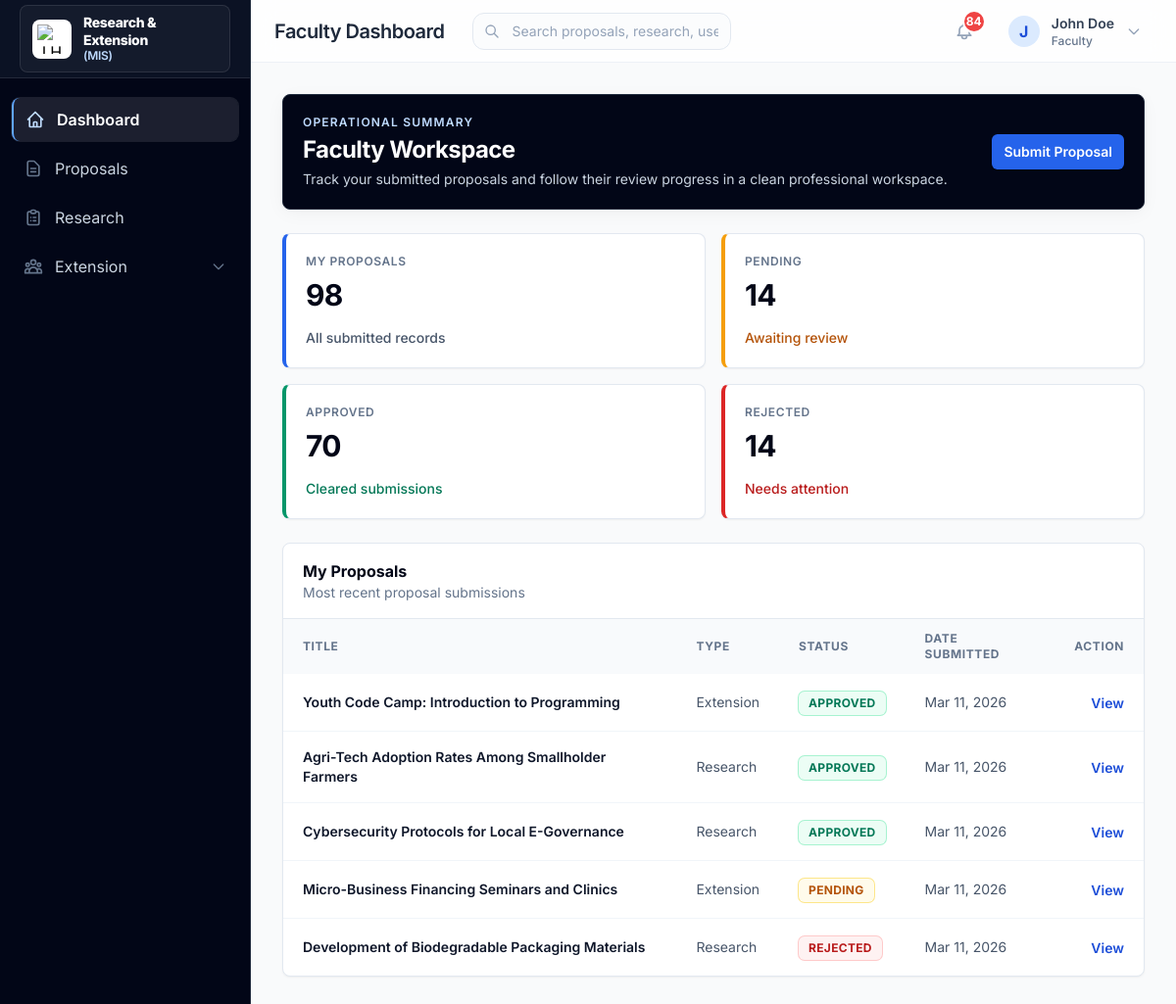
Page /dashboard/dashboard/ (signed in) on the earlier database version.
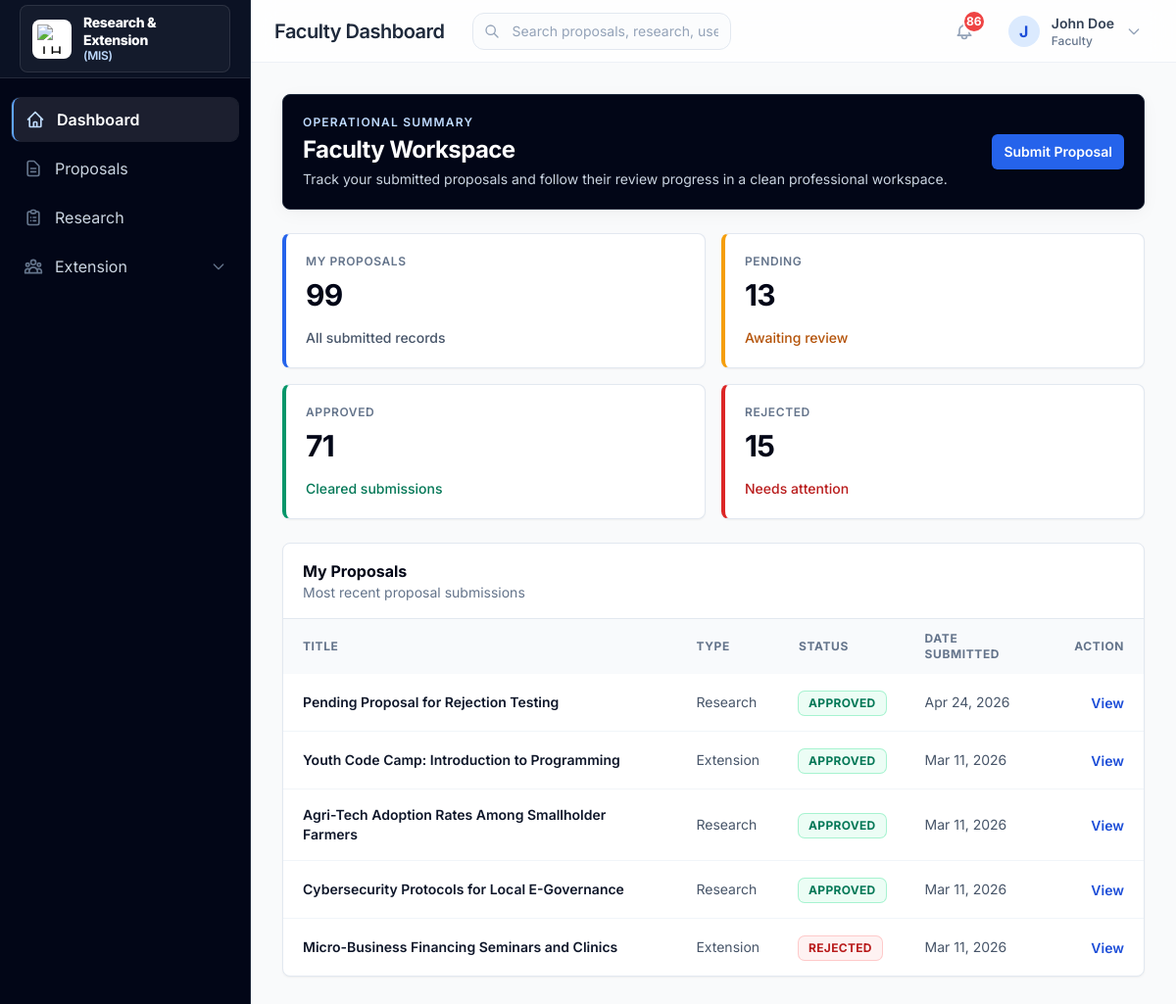
Same page on the later database version.
### proposals/models.py (models this page shows, shortened)
class Proposal(models.Model):
    title = models.CharField(max_length=255)
    abstract = models.TextField()
    full_description = models.TextField()
    proposal_type = models.CharField(
        max_length=20,
        choices=ProposalType.choices,
        default=ProposalType.RESEARCH
    )
    faculty_author = models.ForeignKey(
        settings.AUTH_USER_MODEL,
        on_delete=models.CASCADE,
        related_name='proposals_authored'
    )
    research_staff = models.ForeignKey(
        settings.AUTH_USER_MODEL,
        on_delete=models.SET_NULL,
        null=True,
        blank=True,
        related_name='proposals_research'
    )
    date_submitted = models.DateTimeField(auto_now_add=True)
    date_updated = models.DateTimeField(auto_now=True)
    proposal_document = models.FileField(upload_to='proposals/documents/', blank=True, null=True)
    budget_pdf = models.FileField(upload_to='proposals/budgets/', blank=True, null=True)
    supporting_image = models.ImageField(upload_to='proposals/images/', blank=True, null=True)
    status = models.CharField(
        max_length=20,
        choices=ProposalStatus.choices,
        default=ProposalStatus.PENDING
    )
    reviewed_by = models.ForeignKey(
        settings.AUTH_USER_MODEL,
        on_delete=models.SET_NULL,
        null=True,
        blank=True,
        related_name='proposals_reviewed'
    )
    review_notes = models.TextField(blank=True)
    reviewed_at = models.DateTimeField(blank=True, null=True)
    class Meta:
        ordering = ['-date_submitted']
        verbose_name = 'Proposal'
        verbose_name_plural = 'Proposals'

### portal/views.py (the view)
# urls.py: path('dashboard/', views.dashboard, name='dashboard'),
@login_required
def dashboard(request: HttpRequest) -> HttpResponse:
    user = request.user
    if user.is_admin:
        return admin_dashboard(request)
    elif user.is_faculty:
        return faculty_dashboard(request)
    elif user.is_research_staff:
        return research_dashboard(request)
    elif user.is_extension_staff:
        return extension_dashboard(request)
    return redirect('login')

### portal/views.py (called while the page is built)
def faculty_dashboard(request: HttpRequest) -> HttpResponse:
    user = request.user
    my_proposals = Proposal.objects.filter(faculty_author=user)
    pending_proposals = my_proposals.filter(status=ProposalStatus.PENDING).count()
    approved_proposals = my_proposals.filter(status=ProposalStatus.APPROVED).count()
    rejected_proposals = my_proposals.filter(status=ProposalStatus.REJECTED).count()
    my_research = ResearchRecord.objects.filter(
        Q(lead_researcher=user) | Q(co_researchers=user)
    ).count()
    context = {
        'my_proposals': my_proposals[:5],
        'total_proposals': my_proposals.count(),
        'pending_proposals': pending_proposals,
        'approved_proposals': approved_proposals,
        'rejected_proposals': rejected_proposals,
        'my_research': my_research,
    }
    return render(request, 'portal/faculty_dashboard.html', context)

### users/models.py (called while the page is built)
    @property
    def is_admin(self):
        return self.role == UserRole.ADMIN or self.is_superuser

    @property
    def is_faculty(self):
        return self.role == UserRole.FACULTY

    @property
    def is_research_staff(self):
        return self.role == UserRole.RESEARCH_STAFF

### templates/portal/faculty_dashboard.html (shortened to what the changed rows need)
{% extends 'base.html' %}
{% block page_title %}Faculty Dashboard{% endblock %}
{% block content %}
<section data-dashboard-shell data-dashboard-variant="executive-clean" class="space-y-6">
    <div class="overflow-hidden rounded-lg border border-slate-800 bg-slate-950 shadow-soft">
        <div class="flex flex-col gap-4 px-5 py-5 sm:flex-row sm:items-center sm:justify-between">
            <div>
                <h1 class="mt-1 text-2xl font-bold tracking-tight text-white">Faculty Workspace</h1>
            </div>
        </div>
    </div>
    <div class="grid grid-cols-1 gap-4 sm:grid-cols-2 xl:grid-cols-4">
        <div class="metric-card rounded-lg border border-slate-200 border-l-4 border-l-blue-600 bg-white p-5 shadow-sm">
            <p class="text-xs font-semibold uppercase tracking-wider text-slate-500">My Proposals</p>
            <p class="mt-2 text-3xl font-bold tracking-tight text-slate-950">{{ total_proposals }}</p>
            <p class="mt-4 text-sm font-medium text-slate-600">All submitted records</p>
        </div>
        <div class="metric-card rounded-lg border border-slate-200 border-l-4 border-l-amber-500 bg-white p-5 shadow-sm">
            <p class="text-xs font-semibold uppercase tracking-wider text-slate-500">Pending</p>
            <p class="mt-2 text-3xl font-bold tracking-tight text-slate-950">{{ pending_proposals }}</p>
            <p class="mt-4 text-sm font-medium text-amber-700">Awaiting review</p>
        </div>
        <div class="metric-card rounded-lg border border-slate-200 border-l-4 border-l-emerald-600 bg-white p-5 shadow-sm">
            <p class="text-xs font-semibold uppercase tracking-wider text-slate-500">Approved</p>
            <p class="mt-2 text-3xl font-bold tracking-tight text-slate-950">{{ approved_proposals }}</p>
            <p class="mt-4 text-sm font-medium text-emerald-700">Cleared submissions</p>
        </div>
        <div class="metric-card rounded-lg border border-slate-200 border-l-4 border-l-red-600 bg-white p-5 shadow-sm">
            <p class="text-xs font-semibold uppercase tracking-wider text-slate-500">Rejected</p>
            <p class="mt-2 text-3xl font-bold tracking-tight text-slate-950">{{ rejected_proposals }}</p>
            <p class="mt-4 text-sm font-medium text-red-700">Needs attention</p>
        </div>
    </div>
    <div class="overflow-hidden rounded-lg border border-slate-200 bg-white shadow-sm">
        <div class="flex items-center justify-between border-b border-slate-200 px-5 py-4">
            <div>
                <h2 class="text-base font-bold text-slate-950">My Proposals</h2>
            </div>
        </div>
        <div class="overflow-x-auto">
            <table class="w-full min-w-[720px] text-left">
                <thead class="bg-slate-50 text-xs font-bold uppercase tracking-wider text-slate-500">
                    <tr>
                        <th class="px-5 py-3">Title</th>
                        <th class="px-5 py-3">Type</th>
                        <th class="px-5 py-3">Status</th>
                        <th class="px-5 py-3">Date Submitted</th>
                        <th class="px-5 py-3 text-right">Action</th>
                    </tr>
                </thead>
                <tbody class="divide-y divide-slate-100">
                    {% for proposal in my_proposals %}
                    <tr class="transition hover:bg-slate-50">
                        <td class="px-5 py-4 text-sm font-semibold text-slate-900">{{ proposal.title }}</td>
                        <td class="px-5 py-4 text-sm text-slate-600">{{ proposal.get_proposal_type_display }}</td>
                        <td class="px-5 py-4">
                            <span class="inline-flex items-center rounded-md px-2.5 py-1 text-xs font-bold uppercase tracking-wide
                                {% if proposal.status == 'PENDING' %}bg-amber-50 text-amber-700 ring-1 ring-amber-200
                                {% elif proposal.status == 'APPROVED' %}bg-emerald-50 text-emerald-700 ring-1 ring-emerald-200
                                {% else %}bg-red-50 text-red-700 ring-1 ring-red-200{% endif %}">
                                {{ proposal.get_status_display }}
                            </span>
                        </td>
                        <td class="px-5 py-4 text-sm text-slate-600">{{ proposal.date_submitted|date:"M d, Y" }}</td>
                        <td class="px-5 py-4 text-right">
                            <a href="{% url 'proposal_detail' proposal.pk %}" class="text-sm font-semibold text-blue-700 hover:text-blue-800">View</a>
                        </td>
                    </tr>
                    {% empty %}
                    <tr>
                        <td colspan="5" class="px-5 py-10 text-center text-sm text-slate-500">No proposals yet. Submit your first proposal to begin tracking it here.</td>
                    </tr>
                    {% endfor %}
                </tbody>
            </table>
        </div>
    </div>
</section>
{% endblock %}

### templates/base.html (shortened to what the changed rows need)
{% load static %}
<!DOCTYPE html>
<html lang="en">
<head>
    <script src="https://cdn.tailwindcss.com"></script>
</head>
<body class="bg-gray-50" x-data="{ sidebarOpen: false }">
    {% if user.is_authenticated %}
    <div class="flex h-screen">
        <aside data-sidebar-variant="executive-clean"
            :class="sidebarOpen ? 'translate-x-0 shadow-2xl' : '-translate-x-full'"
            class="fixed inset-y-0 left-0 z-50 w-64 bg-slate-950 border-r border-slate-800 transform transition-transform duration-300 ease-in-out lg:relative lg:translate-x-0 lg:shadow-sm flex flex-col"
        >
            <div class="flex items-center justify-between h-20 px-5 border-b border-white/10 bg-slate-900/70">
                <div class="flex items-center gap-3 min-w-0 rounded-lg border border-white/10 bg-white/[0.04] px-3 py-2 shadow-sm">
                    <h1 class="text-sm font-extrabold text-white leading-tight tracking-tight">
                        Research &amp; Extension
                        <span class="block text-xs font-semibold text-blue-200">(MIS)</span>
                    </h1>
                </div>
            </div>
        </aside>
        <div class="flex-1 flex flex-col min-w-0">
            <header class="bg-white/80 backdrop-blur-md border-b border-slate-200/60 sticky top-0 z-30 h-16 flex flex-col justify-center">
                <div class="flex items-center justify-between px-4 sm:px-6">
                    <div class="flex items-center gap-3">
                        <h2 class="text-xl font-semibold text-slate-800 tracking-tight hidden lg:block leading-none">{% block page_title %}Dashboard{% endblock %}</h2>
                    </div>
                    <div class="flex items-center gap-4">
                        <div class="relative" x-data="{ notifyOpen: false }">
                            <button @click="notifyOpen = !notifyOpen" @click.away="notifyOpen = false" class="p-2 text-slate-400 hover:text-blue-600 hover:bg-blue-50 rounded-full transition-colors relative focus:outline-none">
                                {% if notification_count > 0 %}
                                <span class="absolute -top-1 -right-1 min-w-6 h-6 bg-red-500 text-white text-xs font-bold rounded-full border-2 border-white flex items-center justify-center leading-none">
                                    {% if notification_count > 99 %}99+{% else %}{{ notification_count }}{% endif %}
                                </span>
                                {% endif %}
                            </button>
                        </div>
                    </div>
                </div>
            </header>
            <main class="flex-1 overflow-x-hidden overflow-y-auto p-4 sm:p-6 lg:p-8">
                <div class="max-w-7xl mx-auto">
                    {% block content %}{% endblock %}
                </div>
            </main>
        </div>
    </div>
    {% else %}
    <div class="min-h-screen flex flex-col justify-center bg-slate-50">
        {% block login_content %}{% endblock %}
    </div>
    {% endif %}
</body>
</html>

Differences in the rows shown:
no longer on this page (row unchanged): Proposal: title "Development of Biodegradable Packaging Materials", proposal_type "Research", status "REJECTED", date_submitted "Mar 11, 2026"
added Proposal: title "Pending Proposal for Rejection Testing", proposal_type "Research", status "APPROVED", date_submitted "Apr 24, 2026"
changed Proposal "Micro-Business Financing Seminars and Clinics": status "PENDING" → "REJECTED"
Other differences:
{{ notification_count }}: "84" → "86"
{{ total_proposals }}: "98" → "99"
{{ pending_proposals }}: "14" → "13"
{{ approved_proposals }}: "70" → "71"
{{ rejected_proposals }}: "14" → "15"
